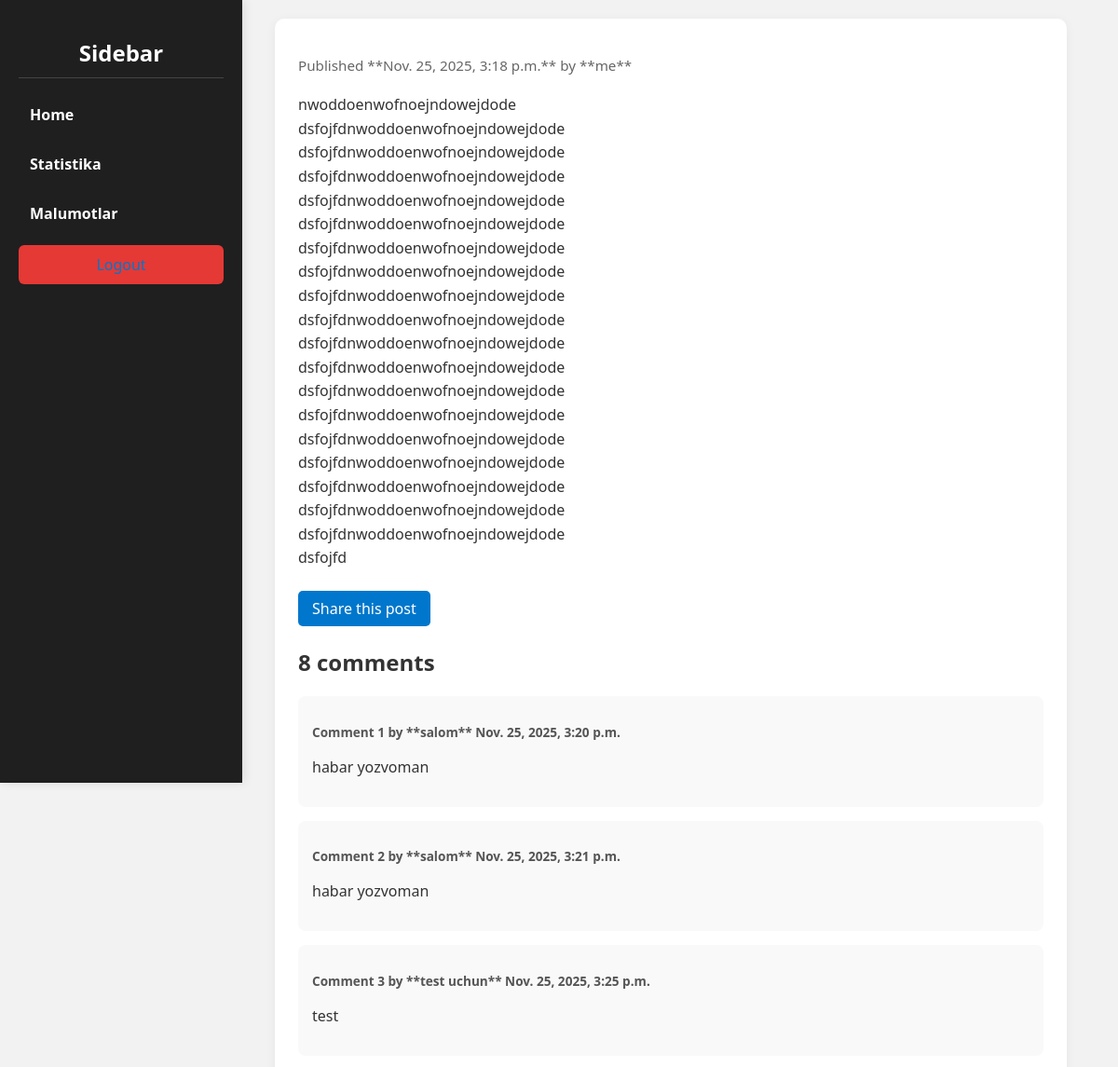
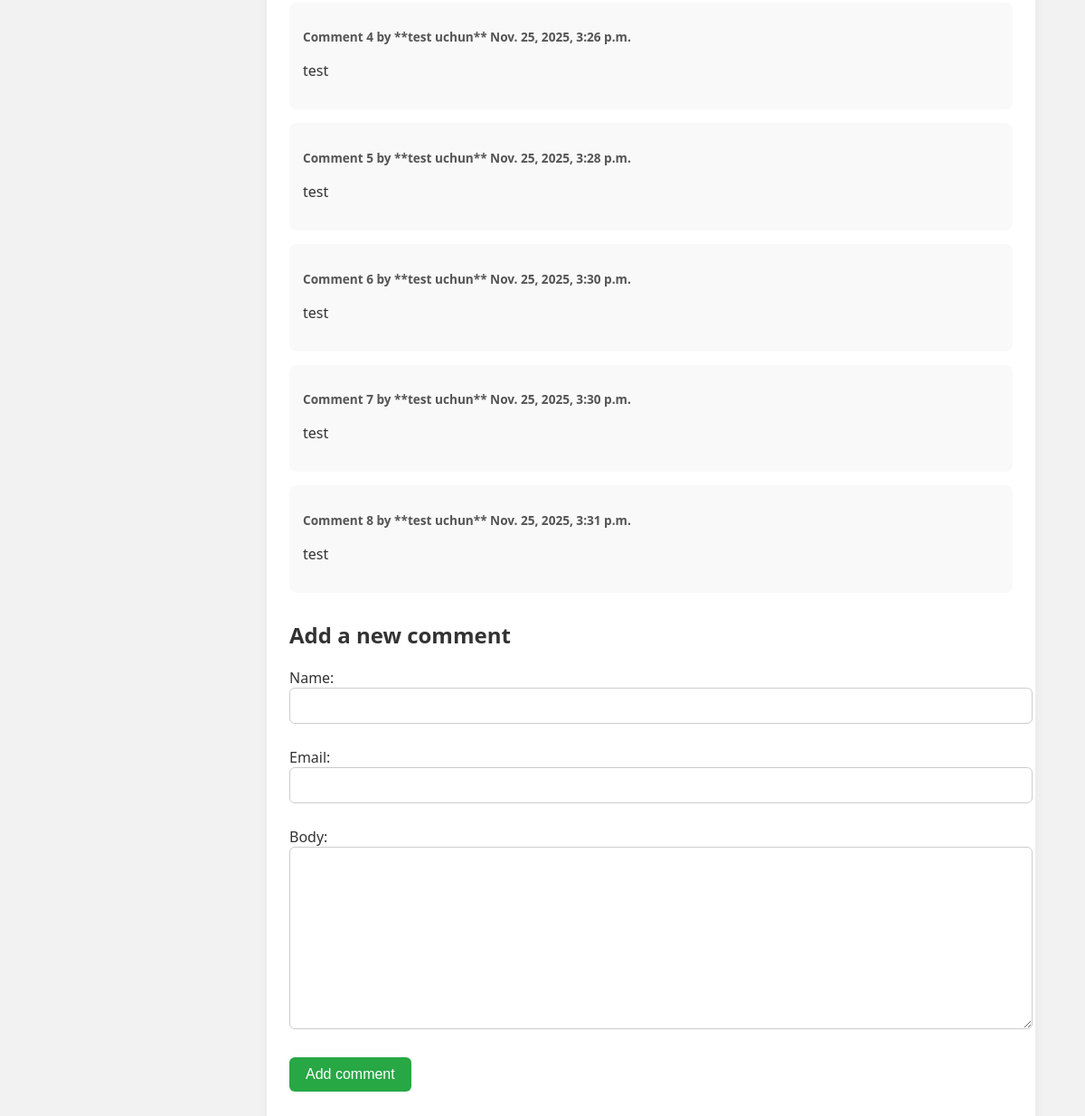
The app's page /2025/11/25/kitobni-nomi/ (signed in) with its own data (2 pictures, top to bottom).
### my_app/models.py (models this page shows, shortened)
class Book(models.Model):
    STATUS_CHOICES = (
        ('draft', 'Draft'),
        ('published', 'Published'),
    )
    title = models.CharField(max_length=250)
    slug = models.SlugField(max_length=250, unique_for_date='publish')
    author = models.ForeignKey(User, on_delete=models.CASCADE, related_name='book_posts')
    body = models.TextField()
    publish = models.DateTimeField(default=timezone.now)
    created = models.DateTimeField(auto_now_add=True)
    updated = models.DateTimeField(auto_now=True)
    status = models.CharField(max_length=10, choices=STATUS_CHOICES, default='draft')
    objects = models.Manager()
    published = PublishedManager()
    class Meta:
        ordering = ('-publish',)

class Comment(models.Model):
    book = models.ForeignKey(Book, on_delete=models.CASCADE, related_name='comments')
    name = models.CharField(max_length=80)
    email = models.EmailField()
    body = models.TextField()
    created = models.DateTimeField(auto_now_add=True)
    updated = models.DateTimeField(auto_now=True)
    active = models.BooleanField(default=True)
    class Meta:
        ordering = ('created',)

### my_app/views.py (the view)
# urls.py: path('<int:year>/<int:month>/<int:day>/<slug:slug>/', views.book_detail, name='book_detail'),
@login_required_decorator
def book_detail(request, year, month, day , slug):
    book = get_object_or_404(Book, slug=slug ,
                             status = 'published' ,
                             publish__year=year ,
                             publish__month=month ,
                             publish__day=day )
    new_comment = None
    comments = book.comments.filter(active=True)
    if request.method == 'POST':
        comment_form = CommentForm(data=request.POST)
        if comment_form.is_valid():
            new_comment = comment_form.save(commit=False)
            new_comment.book = book
            new_comment.save()
    else:
        comment_form = CommentForm()
    return render(request, 'book/detail.html', {
        'book': book,
        'comments': comments,
        'new_comment': new_comment,
        'comment_form': comment_form
    })

### my_app/forms.py
class CommentForm(forms.ModelForm):
    class Meta:
        model = Comment
        fields = ('name', 'email', 'body')

### templates/book/detail.html (shortened to what this page needs)
{% extends "base.html" %}
{% block content %}
<div class="book-detail-page">
    <p class="publish-info">
        Published **{{ book.publish }}** by **{{ book.author }}**
    </p>
    <div class="book-body-content">
        {{ book.body|linebreaks }}
    </div>
    <p class="share-link-wrapper">
        <a href="{% url "my_app:book_share" book.id %}" class="share-link">
            Share this post
        </a>
    </p>
    {% with comments.count as total_comments %}
    <div class="comments-count">
        <h2 class="comments-heading">
            {{ total_comments }} comment{{ total_comments|pluralize }}
        </h2>
    </div>
    {% endwith %}
    <div class="comments-list">
        {% for comment in comments %}
        <div class="comment-item">
            <p class="comment-info">
                Comment {{ forloop.counter }} by **{{ comment.name }}** {{ comment.created }}
            </p>
            <div class="comment-body">
                {{ comment.body|linebreaks }}
            </div>
        </div>
        {% empty %}
        <p class="no-comments-message">There are no comments yet.</p>
        {% endfor %}
    </div>
    <div class="comment-form-section">
        {% if new_comment %}
        <h2 class="comment-success-message">Your comment has been added.</h2>
        <a href="{{ book.get_absolute_url }}" class="submit-btn">Sahifani yangilash</a>
        {% else %}
        <h2 class="add-comment-heading">Add a new comment</h2>
        <form method="post" class="comment-form">
            {{ comment_form.as_p }}
            <p><input type="submit" value="Add comment" class="submit-btn"></p>
        </form>
        {% endif %}
    </div>
</div>
{% endblock %}

### static/css/main.css (style rules this page uses)
body { margin: 0; padding: 0; font-family: 'Segoe UI', Tahoma, Geneva, Verdana, sans-serif; background-color: #f2f2f2; color: #333; }
a { color: #0077cc; text-decoration: none; }
.book-detail-page { max-width: 800px; margin: 0 auto; background-color: #fff; padding: 25px; border-radius: 10px; box-shadow: 0 2px 12px rgba(0,0,0,0.05); }
.publish-info { font-size: 0.95rem; margin-bottom: 20px; color: #666; }
.book-body-content { margin-bottom: 30px; line-height: 1.6; }
.share-link-wrapper { margin-bottom: 30px; }
.share-link { background-color: #0077cc; color: #fff; padding: 8px 15px; border-radius: 5px; transition: background-color 0.2s; }
.comments-list { margin-top: 20px; }
.comment-item { background-color: #f9f9f9; padding: 15px; border-radius: 8px; margin-bottom: 15px; }
.comment-info { font-size: 0.85rem; font-weight: bold; color: #555; margin-bottom: 5px; }
.comment-body { line-height: 1.5; }
.comment-form-section { margin-top: 30px; }
.comment-form input[type="text"], .comment-form input[type="email"], .comment-form textarea { width: 100%; padding: 10px; margin-bottom: 10px; border-radius: 6px; border: 1px solid #ccc; font-size: 1rem; }
.submit-btn { background-color: #28a745; color: #fff; padding: 10px 18px; border: none; border-radius: 6px; cursor: pointer; font-size: 1rem; }

### records on screen
Book: publish "Nov. 25, 2025, 3:18 p.m.", author "me", body "nwoddoenwofnoejndowejdode dsfojfdnwoddoenwofnoejndowejdode dsfojfdnwoddoenwofnoejndowejdode dsfojfdnwoddoenwofnoejndowejdode dsfojfdnwoddoenwofnoejndowejdode dsfojfdnwoddoenwofnoejndowejdode dsfojfdnwoddoenwofnoejndowejdode dsfojfdnwoddoenwofnoejndowejdode dsfojfdnwoddoenwofnoejndowejdode dsfojfdnwoddoenwofnoejndowejdode dsfojfdnwoddoenwofnoejndowejdode dsfojfdnwoddoenwofnoejndowejdode dsfojfdnwoddoenwofnoejndowejdode dsfojfdnwoddoenwofnoejndowejdode dsfojfdnwoddoenwofnoejndowejdode dsfojfdnwoddoenwofnoejndowejdode dsfojfdnwoddoenwofnoejndowejdode dsfojfdnwoddoenwofnoejndowejdode dsfojfdnwoddoenwofnoejndowejdode dsfojfd"
Comment: name "salom", created "Nov. 25, 2025, 3:20 p.m.", body "habar yozvoman"
Comment: name "salom", created "Nov. 25, 2025, 3:21 p.m.", body "habar yozvoman"
Comment: name "test uchun", created "Nov. 25, 2025, 3:25 p.m.", body "test"
Comment: name "test uchun", created "Nov. 25, 2025, 3:26 p.m.", body "test"
Comment: name "test uchun", created "Nov. 25, 2025, 3:28 p.m.", body "test"
Comment: name "test uchun", created "Nov. 25, 2025, 3:30 p.m.", body "test"
Comment: name "test uchun", created "Nov. 25, 2025, 3:30 p.m.", body "test"
Comment: name "test uchun", created "Nov. 25, 2025, 3:31 p.m.", body "test"

### other values on screen
{{ total_comments }} "8"
